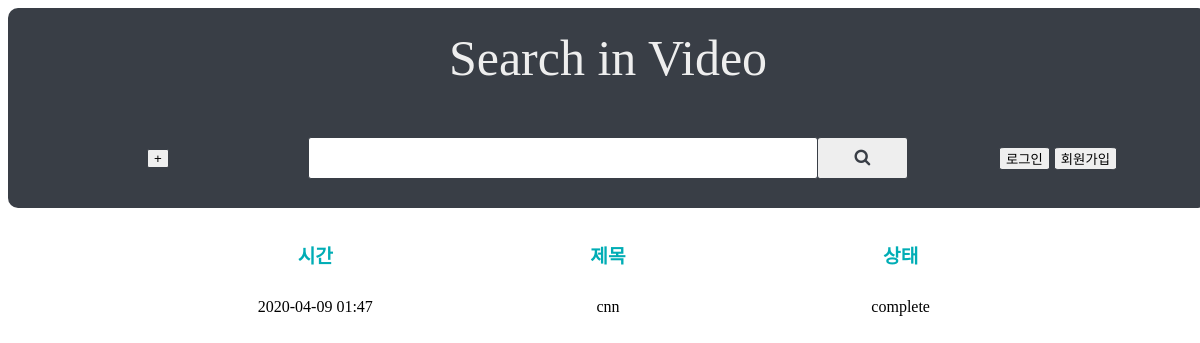
/state/uploading/list, run on an earlier commit of the app's database.
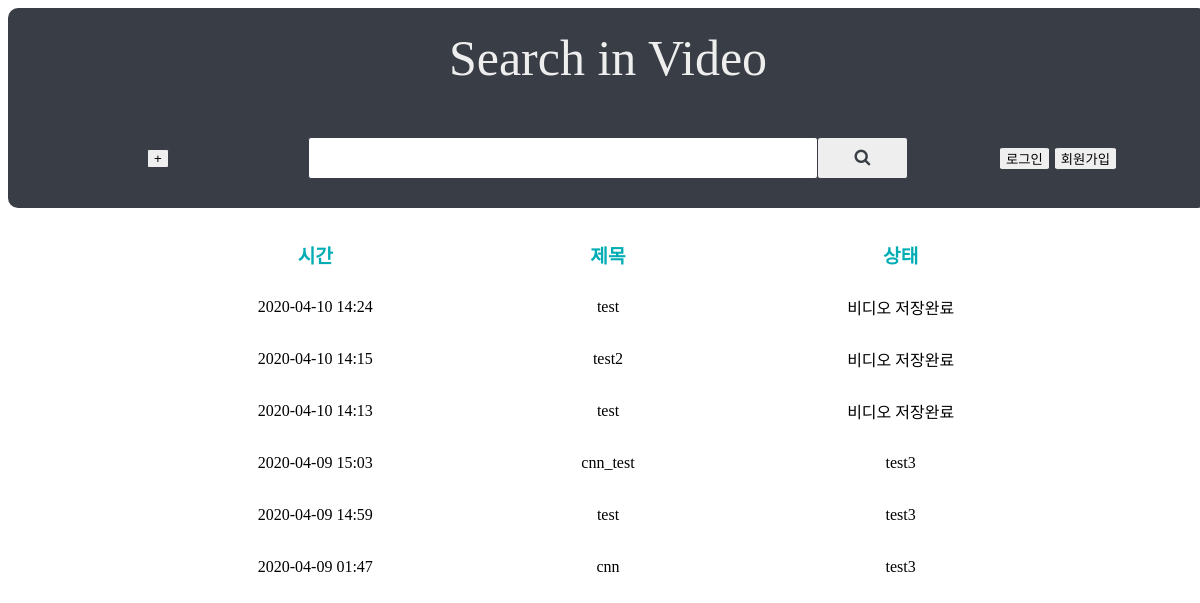
And on a later commit of the database.
### search_in_video/models.py (models this page shows, shortened)
class Video(models.Model):
    user = models.ForeignKey(User, on_delete=models.CASCADE, related_name='videos')
    title = models.CharField(max_length=100)
    video = models.FileField(null=True)
    audio = models.FileField(null=True)
    source_type = models.CharField(max_length=50)
    youtube_link = models.CharField(max_length=255, null=True)
    state = models.CharField(max_length=50)
    created = models.DateTimeField(auto_now_add=True)
    class Meta:
        ordering = ['-created']

### state/views.py (the view)
# urls.py: path('uploading/list', views.UploadingListView.as_view()),
class UploadingListView(ListView):
    template_name = 'uploading.html'
    context_object_name = 'videos'
    model = Video
    def get_queryset(self):
        videos = self.model.objects.exclude(
            state='완료'
        )
        return videos

### templates/uploading.html (shortened to what this page needs)
{% extends 'base.html' %}
{% block content %}
<table class="uploading-list">
    <thead>
        <tr> <td>시간</td> <td>제목</td> <td>상태</td> </tr>
    </thead>
    <tbody>
        {% for video in videos %}
        <tr>
            <td>{{video.created | date:'Y-m-d H:i'}}</td>
            <td>{{video.title}}</td>
            <td class="state">{{video.state}}</td>
        </tr>
        {% endfor %}
    </tbody>
</table>
{% endblock %}

### templates/base.html (shortened to what this page needs)
<!DOCTYPE html>
{% load static %}
<html lang="ko">
<head>
    <link rel="stylesheet" href="//code.jquery.com/ui/1.12.1/themes/base/jquery-ui.css">
    <link rel="stylesheet" href="https://cdnjs.cloudflare.com/ajax/libs/font-awesome/4.7.0/css/font-awesome.min.css">
    <link rel="stylesheet" href="{% static 'css/style.css' %}">
</head>
<body>
<div class="container">
    <div class="header">
        <div class="site-title-box">
            <a href="{% url 'home' %}">Search in Video</a>
        </div>
        <div class="header-info-box">
            <div class="user-storage-info">
                <button class="btn" onclick="location.href='{% url 'upload' %}'">+</button>
            </div>
            <div class="search-info">
                <form id="search_form" class="search-form" action="{% url 'list' %}">
                    <input id="find_text" name="find_text" value="{{request.GET.find_text}}">
                    <button><i class="fa fa-search"></i></button>
                </form>
            </div>
            <div class="user-info">
                {% if request.user.is_authenticated %}
                <span class="oatmeal">"{{request.user}}"님 환영합니다</span>
                <button class="btn" onclick="location.href='{% url 'login' %}'">로그아웃</button>
                {% else %}
                <button class="btn" onclick="location.href='{% url 'login' %}'">로그인</button>
                <button class="btn" onclick="location.href='{% url 'signup' %}'">회원가입</button>
                {% endif %}
            </div>
        </div>
    </div>
    <div class="content">
        {% block content %}
        {% endblock %}
    </div>
</div>
</body>
</html>

### static/css/style.css (style rules this page uses)
.container { width: 1200px; margin: 0 auto; }
.header { width: 100%; height: 200px; background-color: #393e46; border-radius: 10px; }
.site-title-box { margin: 0 auto; height: 50%; display: table; }
.site-title-box>a { display: table-cell; text-align: center; vertical-align: middle; font-size: 50px; text-decoration: none; color: #eeeeee; }
.header-info-box { width: 100%; height: 50%; display: table; }
.header-info-box>div { display: table-cell; vertical-align: middle; }
.search-info { width: 50%; }
.user-info, .user-storage-info { width: 25%; text-align: center; }
.search-form>input { padding: 10px; font-size: 17px; border: 1px solid #393e46; float: left; width: 85%; border-radius: 3px; }
.search-form>button { float: left; width: 15%; padding: 10px; background: #eeeeee; color: #393e46; font-size: 17px; border: 1px solid #393e46; border-left: none; cursor: pointer; border-radius: 3px; }
* { box-sizing: border-box; }
.btn { border-radius: 10%; border: 1px solid #393e46; cursor: pointer; }
.content { width: 880px; margin: 0 auto; }
.uploading-list { margin: 20px 0px; width: 100%; }
.uploading-list thead { font-size: larger; font-weight: bolder; color: #00adb5; }
.uploading-list td { width: 33%; text-align: center; height: 50px; }

What changed in the data, as far as the page shows it:
added Video: created "2020-04-10 14:24", title "test", state "비디오 저장완료"
added Video: created "2020-04-10 14:15", title "test2", state "비디오 저장완료"
added Video: created "2020-04-10 14:13", title "test", state "비디오 저장완료"
added Video: created "2020-04-09 15:03", title "cnn_test", state "test3"
added Video: created "2020-04-09 14:59", title "test", state "test3"
changed Video "cnn": state "complete" → "test3"
